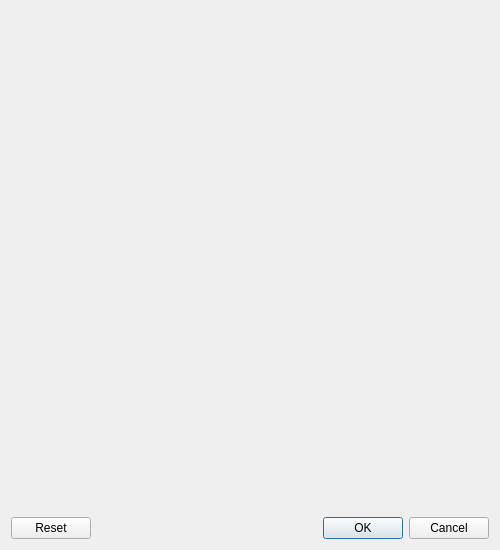
<?xml version="1.0" encoding="UTF-8"?>
<ui version="4.0">
 <class>ShapefileAttributeRemapper</class>
 <widget class="QDialog" name="ShapefileAttributeRemapper">
  <property name="windowModality">
   <enum>Qt::WindowModal</enum>
  </property>
  <property name="geometry">
   <rect>
    <x>0</x>
    <y>0</y>
    <width>500</width>
    <height>550</height>
   </rect>
  </property>
  <property name="windowTitle">
   <string>Re-map File Attributes</string>
  </property>
  <property name="windowIcon">
   <iconset resource="../qt-resources/qt_widgets.qrc">
    <normaloff>:/gnome_document_properties_22.png</normaloff>:/gnome_document_properties_22.png</iconset>
  </property>
  <layout class="QGridLayout">
   <item row="0" column="0">
    <widget class="QWidget" name="widget_shapefile_attribute" native="true"/>
   </item>
   <item row="1" column="0">
    <spacer name="verticalSpacer">
     <property name="orientation">
      <enum>Qt::Vertical</enum>
     </property>
     <property name="sizeHint" stdset="0">
      <size>
       <width>20</width>
       <height>40</height>
      </size>
     </property>
    </spacer>
   </item>
   <item row="2" column="0">
    <widget class="QDialogButtonBox" name="main_buttonbox">
     <property name="standardButtons">
      <set>QDialogButtonBox::Cancel|QDialogButtonBox::Ok|QDialogButtonBox::Reset</set>
     </property>
    </widget>
   </item>
  </layout>
 </widget>
 <resources>
  <include location="../qt-resources/qt_widgets.qrc"/>
 </resources>
 <connections/>
</ui>
